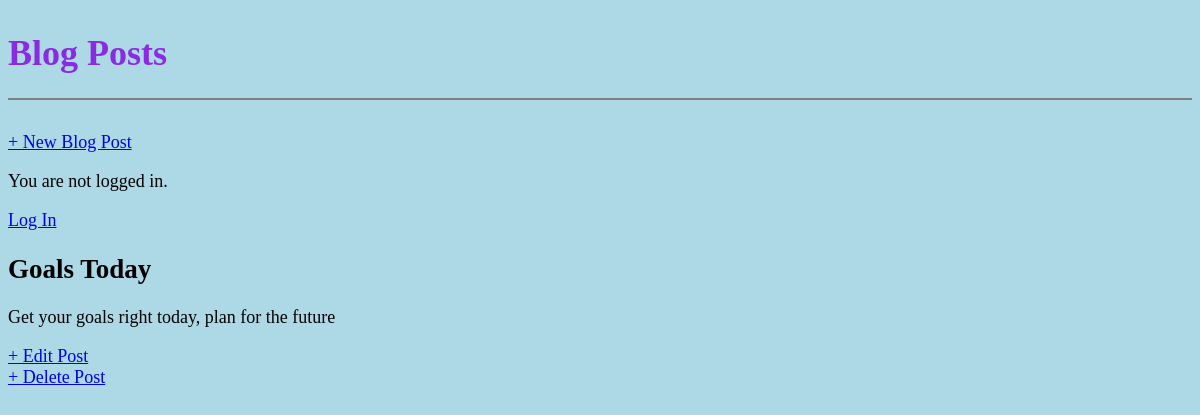
The app's page /post/4/ with its own data.
### blog/models.py (models this page shows, shortened)
class Post(models.Model):
    title = models.CharField(max_length=200)
    author = models.ForeignKey(
        'auth.User',
        on_delete=models.CASCADE,  # When the user is deleted, also delete their posts
    )
    body = models.TextField()

### blog/views.py (the view)
# urls.py: path('post/<int:pk>/', PostDetails.as_view(), name= 'post_detail'),
class PostDetails(DetailView):
    model = Post
    template_name = 'post_detail.html'

### blog/templates/post_detail.html
{% extends 'base.html' %}
{% block content %}
<div class="post-entry">
    <h2>{{post.title}}</h2>
    <p>{{post.body}}</p>
</div>
<a href="{% url 'edit_post' post.pk %}">+ Edit Post</a>
<div>
    <a href="{% url 'delete_post' post.pk %}">+ Delete Post</a>
</div>
{% endblock content %}

### static/css/base.css (style rules this page uses)
body { font-size: 18px; background-color: lightblue }
.post-entry { margin: 0.5rem 0; }

### records on screen
Post: title "Goals Today", body "Get your goals right today, plan for the future"
